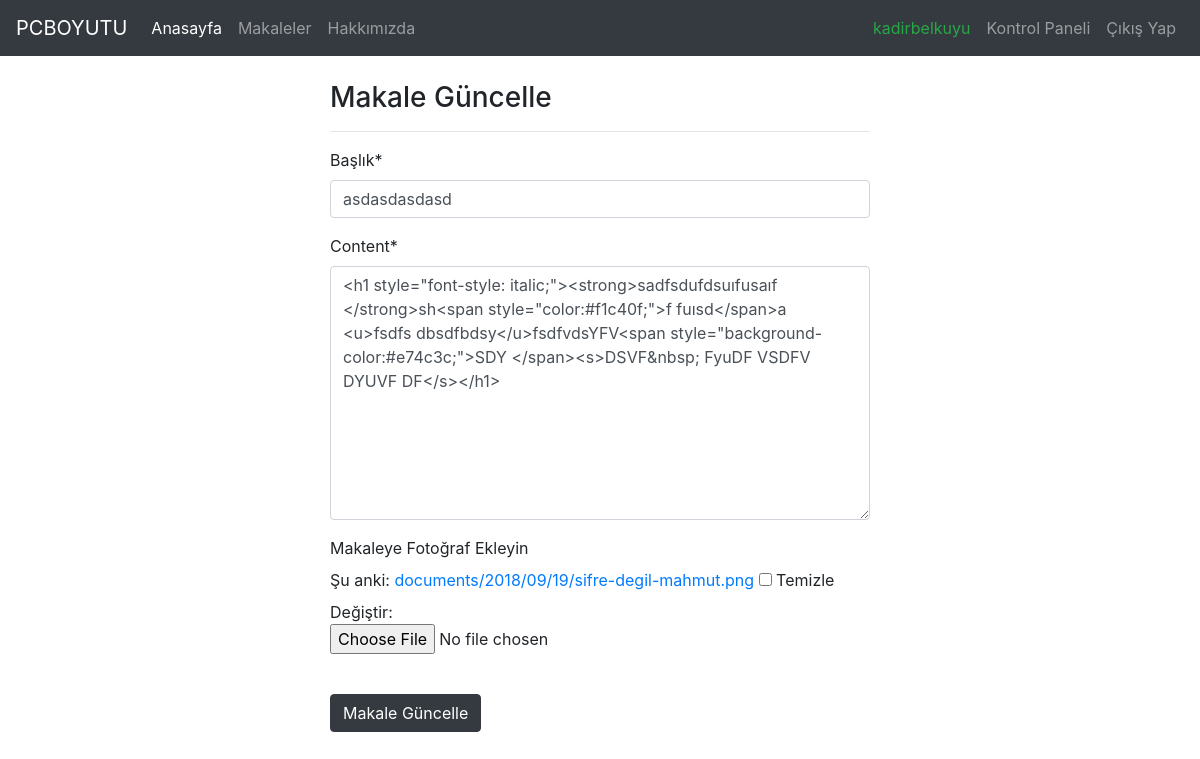
The app's page /articles/update/1 (signed in) with its own data.
### article/models.py (models this page shows, shortened)
class Article(models.Model):
    author = models.ForeignKey("auth.User",on_delete = models.CASCADE,verbose_name = "Yazar ")
    title = models.CharField(max_length = 50,verbose_name = "Başlık")
    content = RichTextField()
    created_date = models.DateTimeField(auto_now_add=True,verbose_name="Oluşturulma Tarihi")
    image = models.FileField(blank = True,null = True,verbose_name="Makaleye Fotoğraf Ekleyin",upload_to='documents/%Y/%m/%d/')

### article/views.py (the view)
# urls.py: path('update/<int:id>', views.updateArticle, name="update"),
@login_required(login_url= 'user:login')
def updateArticle(request,id):
    article = get_object_or_404(Article,id=id)
    form = ArticleForm(request.POST or None,request.FILES or None,instance=article)
    if form.is_valid():
        article = form.save(commit=False)
        article.author = request.user
        article.save()
        messages.success(request, "Makale Başarı İle Güncellendi")
        return redirect("index")
    return render(request,"update.html",{'form':form})

### article/forms.py
class ArticleForm(forms.ModelForm):
    class Meta:
        model = Article
        fields = ("title","content","image",)

### templates/update.html (shortened to what this page needs)
{% extends "layout.html" %}
{% block body %}
{% load crispy_forms_tags %}
<div class="row">
    <div class="col-md-6 offset-md-3">
        <h3 style="margin-top: 25px;">Makale Güncelle</h3>
        <hr>
        <form method = "post" enctype="multipart/form-data">
            {{form|crispy}}
            <br>
            <button type = "submit" class = "btn btn-dark">Makale Güncelle</button>
        </form>
    </div>
  </div>
{% endblock body %}

### templates/includes/navbar.html (shortened to what this page needs)
<nav class="navbar navbar-expand-lg navbar-dark bg-dark">
    <a class="navbar-brand" href="/">PCBOYUTU</a>
    <div class="collapse navbar-collapse" id="navbarTogglerDemo02">
        <ul class="navbar-nav mr-auto mt-2 mt-lg-0">
            <li class="nav-item active">
                <a class="nav-link" href="/">Anasayfa <span class="sr-only">(current)</span></a>
            </li>
            <li class="nav-item">
                <a class="nav-link" href="/articles">Makaleler</a>
            </li>
            <li class="nav-item">
                <a class="nav-link" href="/about">Hakkımızda</a>
            </li>
        </ul>
        <ul class="navbar-nav ml-auto">
            {% if request.user.is_authenticated %}
                <li class="nav-item">
                    <a class="nav-link text-success">{{ request.user.username }}</a>
                </li>
                <li class="nav-item">
                    <a class="nav-link" href="/articles/dashboard">Kontrol Paneli</a>
                </li>
                <li class="nav-item">
                    <a class="nav-link" href="/user/logout">Çıkış Yap</a>
                </li>
            {% endif %}
        </ul>
    </div>
</nav>

### records on screen
Article: title "asdasdasdasd", content "<h1 style=\"font-style: italic;\"><strong>sadfsdufdsuıfusaıf </strong>sh<span style=\"color:#f1c40f;\">f fuısd</span>a <u>fsdfs dbsdfbdsy</u>fsdfvdsYFV<span style=\"background-color:#e74c3c;\">SDY </span><s>DSVF&nbsp; FyuDF VSDFV DYUVF DF</s></h1>"

### other values on screen
{{ request.user.username }} "kadirbelkuyu"
